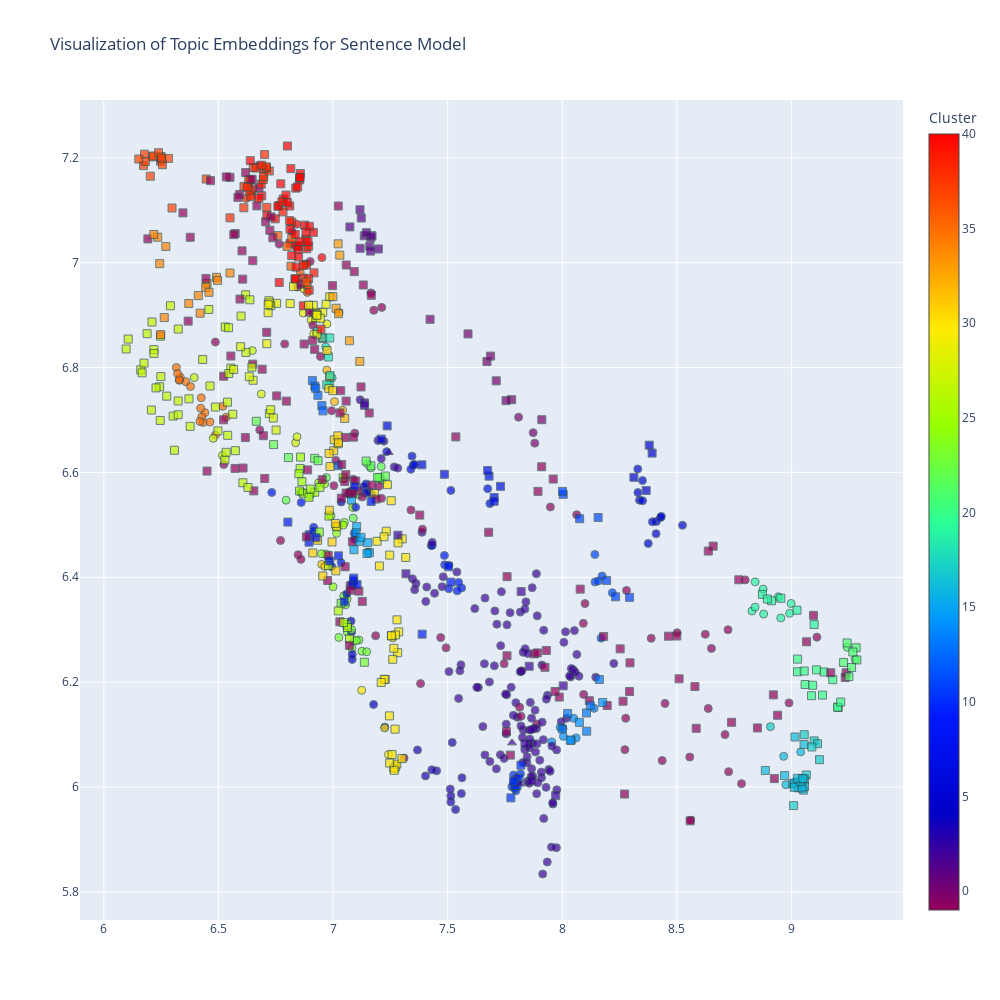

Source (notebook cell):
### Code cell
import plotly.graph_objs as go

# Function to assign shapes based on keywords in labels
def assign_shapes(labels):
    shapes = []
    for label in labels:
        if "TDM" in label:
            shapes.append('circle')
        elif "Reddit" in label:
            shapes.append('square')
        elif "WCS" in label:
            shapes.append('triangle-up')
        else:
            shapes.append('circle')  # Default shape
    return shapes

# Assign shapes based on the sent_labels
shapes = assign_shapes(sent_labels)

# Create a scatter plot
sent_embed_fig = go.Figure(data=go.Scatter(
    x=sent_umap_embeddings[:, 0],
    y=sent_umap_embeddings[:, 1],
    mode='markers',
    text=sent_labels,  # This will be shown on hover
    marker=dict(
        size=8,
        color=sent_cluster_labels,  # Assign a unique color to each cluster
        colorscale='Rainbow',  # Color scale to use
        colorbar=dict(title='Cluster'),
        line=dict(width=1, color='DarkSlateGrey'),
        opacity=0.7, 
        symbol=shapes  # Use the assigned shapes
    )
))

# Update layout to add title and hover mode
sent_embed_fig.update_layout(
    title="Visualization of Topic Embeddings for Sentence Model",
    hovermode='closest',
    width=1000, 
    height=1000
)

# Show the figure
sent_embed_fig.show()

### Figure 1 — Plotly figure (JSON) as saved in the notebook; plotly's stock layout.template omitted (floating-point values rounded to 4 significant figures; data arrays with more than 128 entries replaced by an {"elided": "..."} marker saying what was removed)
{"data": [{"marker": {"color": {"elided": "935 int values"}, "colorbar": {"title": {"text": "Cluster"}}, "colorscale": [[0, "rgb(150,0,90)"], [0.125, "rgb(0,0,200)"], [0.25, "rgb(0,25,255)"], [0.375, "rgb(0,152,255)"], [0.5, "rgb(44,255,150)"], [0.625, "rgb(151,255,0)"], [0.75, "rgb(255,234,0)"], [0.875, "rgb(255,111,0)"], [1, "rgb(255,0,0)"]], "line": {"color": "DarkSlateGrey", "width": 1}, "opacity": 0.7, "size": 8, "symbol": {"elided": "935 str values"}}, "mode": "markers", "text": {"elided": "935 str values"}, "type": "scatter", "x": {"elided": "935 float values"}, "y": {"elided": "935 float values"}}], "layout": {"height": 1000, "hovermode": "closest", "title": {"text": "Visualization of Topic Embeddings for Sentence Model"}, "width": 1000}}
